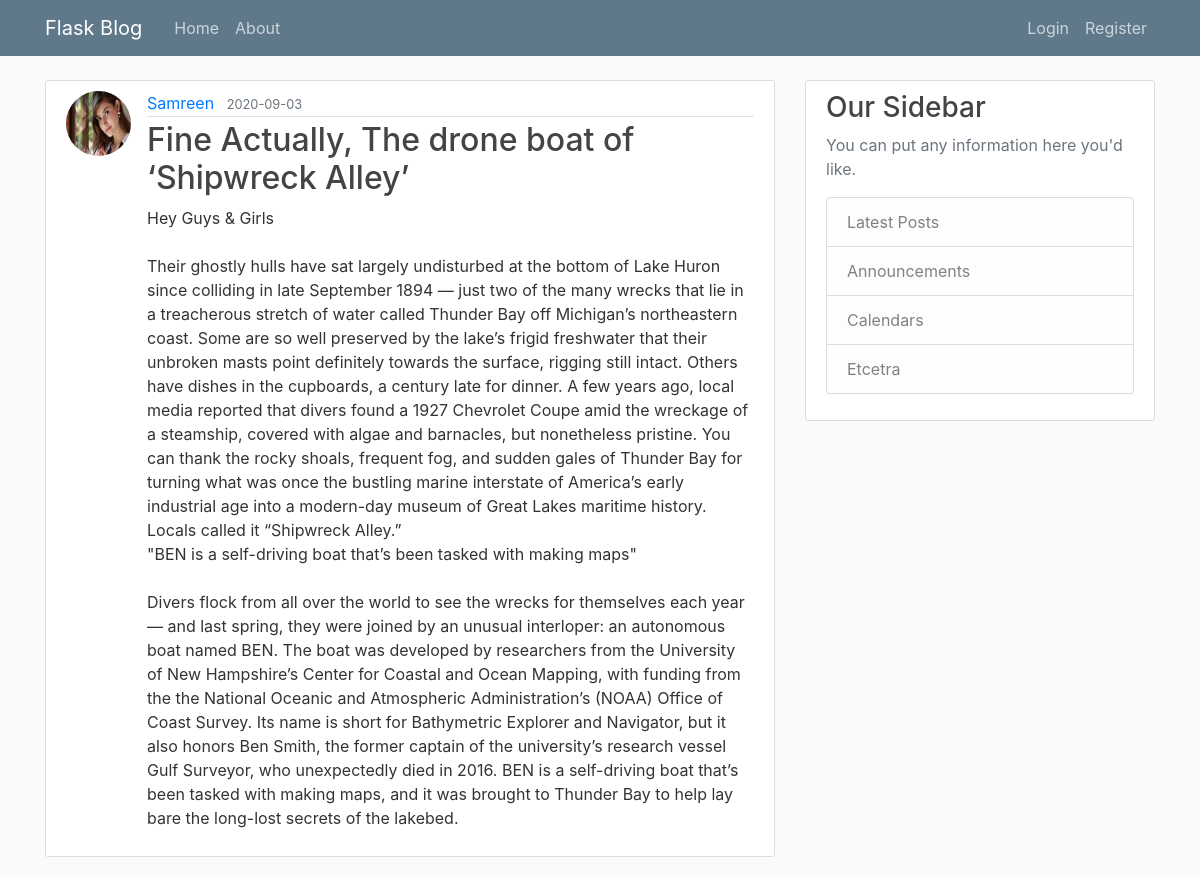
Screenshot of /post/2 with the database file from the repository.
### myflaskblog/models.py (models this page shows, shortened)
class User(db.Model, UserMixin):
    id = db.Column(db.Integer, primary_key=True)
    username = db.Column(db.String(20), unique=True, nullable=False)
    email = db.Column(db.String(120), unique=True, nullable=False)
    image_file = db.Column(db.String(20), nullable=False, default='default.jpg')
    password = db.Column(db.String(60), nullable=False)
    posts = db.relationship('Post', backref='author', lazy=True)

class Post(db.Model):
    id = db.Column(db.Integer, primary_key=True)
    title = db.Column(db.String(100), nullable=False)
    date_posted = db.Column(db.DateTime, nullable=False, default=datetime.utcnow)
    content = db.Column(db.Text, nullable=False)
    user_id = db.Column(db.Integer, db.ForeignKey('user.id'), nullable=False)

### myflaskblog/routes.py (the view)
@app.route("/post/<int:post_id>")
def post(post_id):
    post = Post.query.get_or_404(post_id)
    return render_template('post.html', title=post.title, post=post)

### myflaskblog/templates/post.html (shortened to what this page needs)
{% extends "Layout.html" %}
{% block content %}
    <article class="media content-section">
        <img class="rounded-circle article-img" src="{{ url_for('static', filename='profile_pics/' + post.author.image_file)}}">
        <div class="media-body">
            <div class="article-metadata">
                <a class="mr-2" href="#">{{ post.author.username }}</a>
                <small class="text-muted">{{ post.date_posted.strftime('%Y-%m-%d') }}</small>
            </div>
            <h2 class="article-title">{{ post.title }}</h2>
            <p class="article-content">{{ post.content }}</p>
        </div>
    </article>
{% endblock content %}

### myflaskblog/static/main.css (style rules this page uses)
body { background: #fafafa; color: #333333; margin-top: 5rem; }
h1, h2, h3, h4, h5, h6 { color: #444444; }
.content-section { background: #ffffff; padding: 10px 20px; border: 1px solid #dddddd; border-radius: 3px; margin-bottom: 20px; }
.article-title { color: #444444; }
.article-content { white-space: pre-line; }
.article-img { height: 65px; width: 65px; margin-right: 16px; }
.article-metadata { padding-bottom: 1px; margin-bottom: 4px; border-bottom: 1px solid #e3e3e3 }

### rows the page displays
User: image_file (picture), author.username "Samreen"
Post: date_posted "2020-09-03", title "Fine Actually, The drone boat of ‘Shipwreck Alley’", content "Hey Guys & Girls Their ghostly hulls have sat largely undisturbed at the bottom of Lake Huron since colliding in late September 1894 — just two of the many wrecks that lie in a treacherous stretch of water called Thunder Bay off Michigan’s northeastern coast. Some are so well preserved by the lake’s frigid freshwater that their unbroken masts point definitely towards the surface, rigging still intact. Others have dishes in the cupboards, a century late for dinner. A few years ago, local media reported that divers found a 1927 Chevrolet Coupe amid the wreckage of a steamship, covered with algae and barnacles, but nonetheless pristine. You can thank the rocky shoals, frequent fog, and sudden…"
